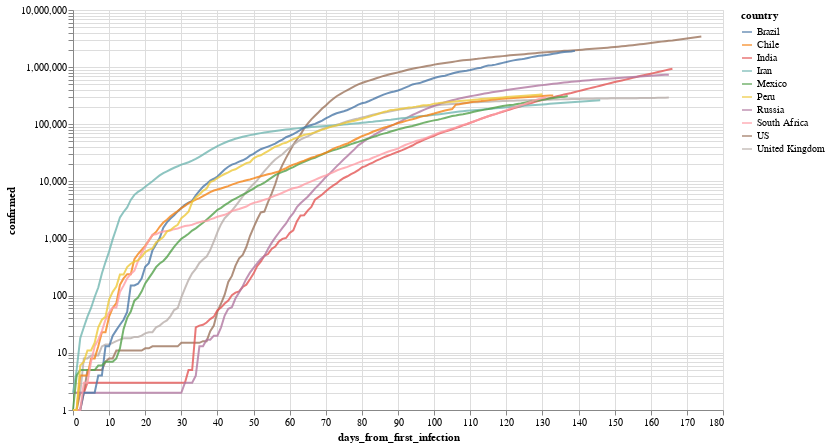

Notebook code for this chart:
### Markdown cell above
Por ejemplo, evolución (interactiva!) de los paises con mas infectados

### Code cell
total_confirmed_by_country = global_df.groupby('country').confirmed.max().sort_values(ascending=False)
selected_countries = total_confirmed_by_country[total_confirmed_by_country > 1000].index

plot_df = global_df[
    (global_df.confirmed > 0) & 
    (global_df.country.isin(selected_countries[:10]))
].sort_values('date')

selection = alt.selection_multi(
    fields=['country'], 
    bind='legend', 
    init=[{'country': c} for c in selected_countries[:10]]
)


(
    alt.Chart(plot_df)
       .mark_line()
       .encode(
           x='days_from_first_infection', 
           y=alt.Y('confirmed', scale=alt.Scale(type='log')), 
           color='country',
           opacity=alt.condition(selection, alt.value(.8), alt.value(.05))
       ).add_selection(selection)
        .properties(width=650, height=400)
       
)

### Figure 1 — Vega-Lite specification as saved in the notebook (floating-point values rounded to 4 significant figures; data arrays with more than 128 entries replaced by an {"elided": "..."} marker saying what was removed)
{"config": {"view": {"continuousWidth": 400, "continuousHeight": 300}}, "data": {"name": "data-c9429ee8fed7fb9079362cfc0989d609"}, "mark": "line", "encoding": {"color": {"type": "nominal", "field": "country"}, "opacity": {"condition": {"value": 0.8, "selection": "selector001"}, "value": 0.05}, "x": {"type": "quantitative", "field": "days_from_first_infection"}, "y": {"type": "quantitative", "field": "confirmed", "scale": {"type": "log"}}}, "height": 400, "selection": {"selector001": {"type": "multi", "fields": ["country"], "bind": "legend", "init": [{"country": "US"}, {"country": "Brazil"}, {"country": "India"}, {"country": "Russia"}, {"country": "Peru"}, {"country": "Chile"}, {"country": "Mexico"}, {"country": "South Africa"}, {"country": "United Kingdom"}, {"country": "Iran"}]}}, "width": 650, "$schema": "https://vega.github.io/schema/vega-lite/v4.8.1.json", "datasets": {"data-c9429ee8fed7fb9079362cfc0989d609": {"elided": "1496 records"}}}
